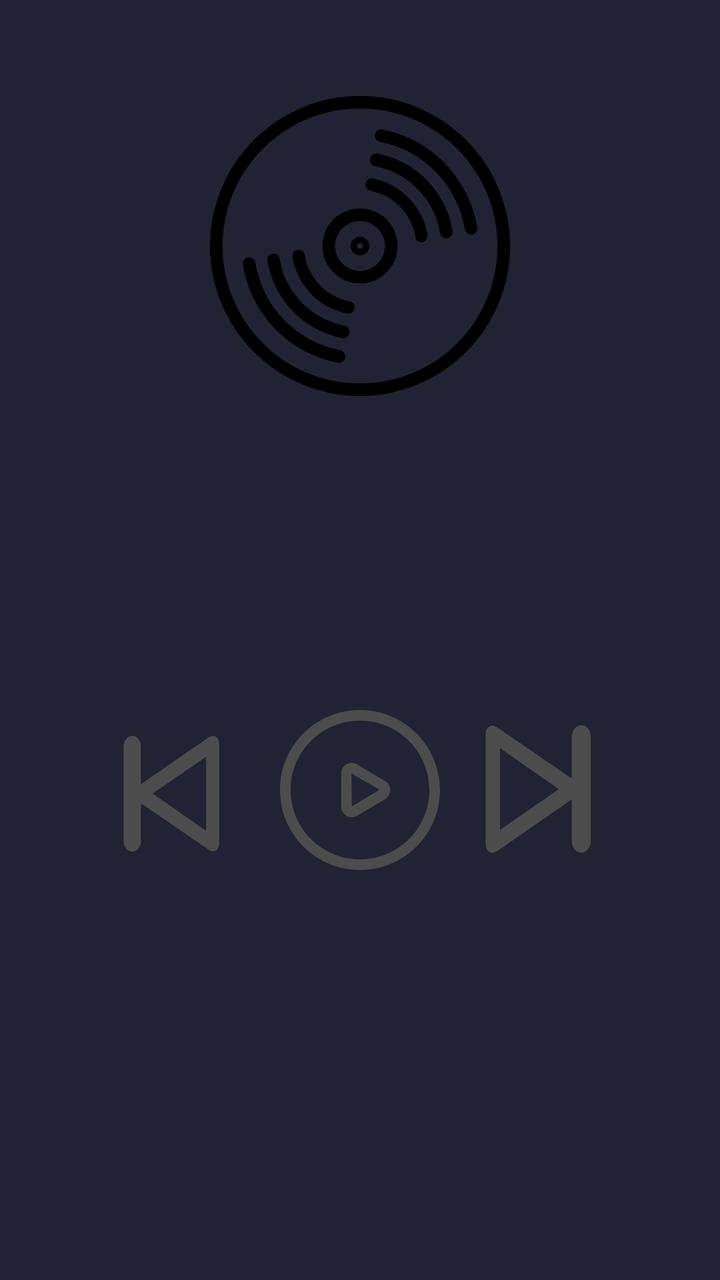
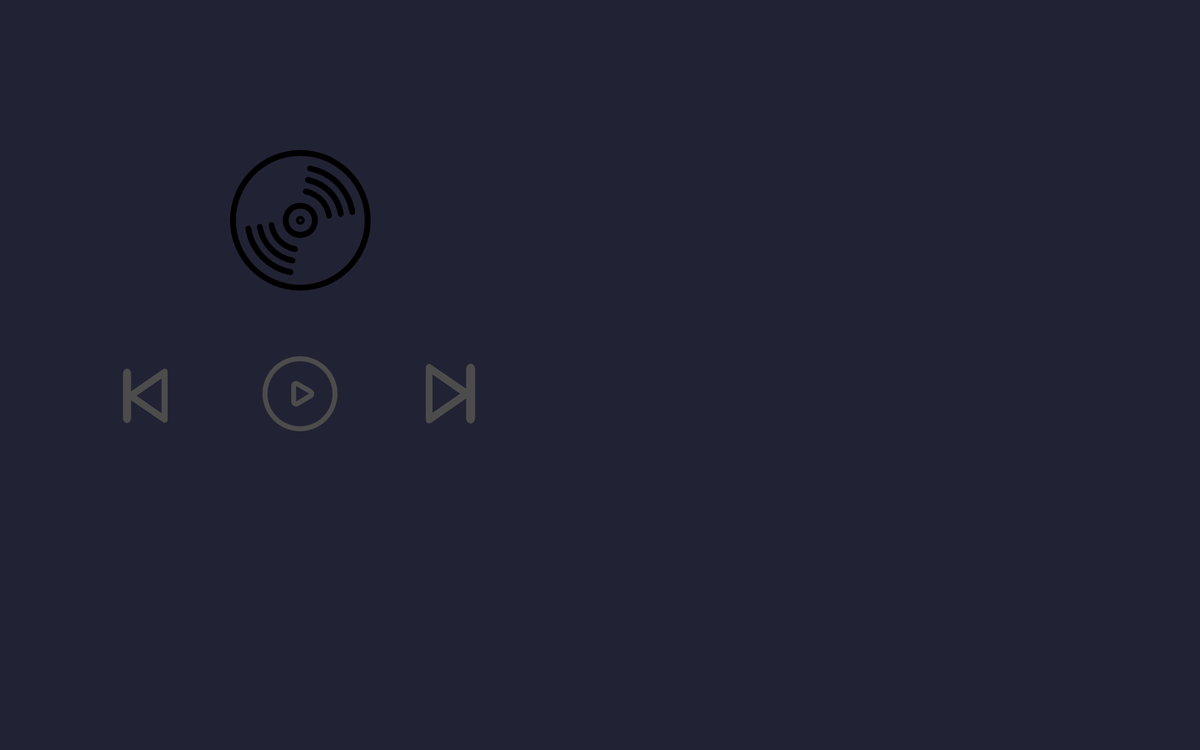

The same Android screen from two of the app's own layout files: first res/layout/ as a phone draws it, then the repository's variant for another configuration, drawn on a device whose configuration selects that folder. Both files follow.
<!-- AndroidManifest.xml: application theme Theme.Bluetooth -->
<!-- res/layout/fragment_music.xml -->
<?xml version="1.0" encoding="utf-8"?>
<android.support.constraint.ConstraintLayout xmlns:android="http://schemas.android.com/apk/res/android"
    xmlns:app="http://schemas.android.com/apk/res-auto"
    xmlns:tools="http://schemas.android.com/tools"
    android:background="#212233"
    android:layout_width="match_parent"
    android:layout_height="match_parent">


    <ImageView
        android:id="@+id/imageView"
        android:layout_width="150dp"
        android:layout_height="150dp"
        android:background="@drawable/ic_player"
        app:layout_constraintEnd_toEndOf="parent"
        app:layout_constraintStart_toStartOf="parent"
        app:layout_constraintTop_toTopOf="@+id/guideline6">

    </ImageView>

    <TextView
        android:id="@+id/tv_music_name"
        android:layout_width="wrap_content"
        android:layout_height="wrap_content"
        android:gravity="center"
        android:textColor="@color/white"
        android:textSize="35sp"
        android:textStyle="bold"
        app:layout_constraintEnd_toEndOf="parent"
        app:layout_constraintStart_toStartOf="parent"
        app:layout_constraintTop_toTopOf="@+id/guideline15" />

    <TextView
        android:id="@+id/tv_artist"
        android:layout_width="wrap_content"
        android:layout_height="wrap_content"
        android:gravity="center"
        android:textColor="@color/white"
        android:textSize="30sp"
        app:layout_constraintEnd_toEndOf="parent"
        app:layout_constraintStart_toStartOf="parent"
        app:layout_constraintTop_toTopOf="@+id/guideline17" />

    <ImageButton
        android:id="@+id/btn_prev"
        android:layout_width="70dp"
        android:layout_height="70dp"
        android:background="@drawable/shape_button_ripple_prev"
        app:layout_constraintBottom_toTopOf="@+id/guideline4"
        app:layout_constraintEnd_toStartOf="@+id/guideline22"
        app:layout_constraintTop_toTopOf="@+id/guideline21" />

    <ImageButton
        android:id="@+id/btn_next"
        android:layout_width="70dp"
        android:layout_height="70dp"
        android:background="@drawable/shape_button_ripple_next"
        app:layout_constraintBottom_toTopOf="@+id/guideline4"
        app:layout_constraintStart_toStartOf="@+id/guideline24"
        app:layout_constraintTop_toTopOf="@+id/guideline21" />

    <ImageButton
        android:id="@+id/btn_play"
        android:layout_width="80dp"
        android:layout_height="80dp"
        android:background="@drawable/ic_play"
        app:layout_constraintBottom_toTopOf="@+id/guideline4"
        app:layout_constraintEnd_toEndOf="parent"
        app:layout_constraintStart_toStartOf="parent"
        app:layout_constraintTop_toTopOf="@+id/guideline21" />

    <android.support.constraint.Guideline
        android:id="@+id/guideline6"
        android:layout_width="wrap_content"
        android:layout_height="wrap_content"
        android:orientation="horizontal"
        app:layout_constraintGuide_begin="48dp" />

    <android.support.constraint.Guideline
        android:id="@+id/guideline15"
        android:layout_width="wrap_content"
        android:layout_height="wrap_content"
        android:orientation="horizontal"
        app:layout_constraintGuide_begin="220dp" />

    <android.support.constraint.Guideline
        android:id="@+id/guideline17"
        android:layout_width="wrap_content"
        android:layout_height="wrap_content"
        android:orientation="horizontal"
        app:layout_constraintGuide_begin="280dp" />

    <android.support.constraint.Guideline
        android:id="@+id/guideline21"
        android:layout_width="wrap_content"
        android:layout_height="wrap_content"
        android:orientation="horizontal"
        app:layout_constraintGuide_begin="355dp" />

    <android.support.constraint.Guideline
        android:id="@+id/guideline22"
        android:layout_width="wrap_content"
        android:layout_height="wrap_content"
        android:orientation="vertical"
        app:layout_constraintGuide_percent="0.35" />

    <android.support.constraint.Guideline
        android:id="@+id/guideline24"
        android:layout_width="wrap_content"
        android:layout_height="wrap_content"
        android:orientation="vertical"
        app:layout_constraintGuide_percent="0.65" />

    <android.support.constraint.Guideline
        android:id="@+id/guideline4"
        android:layout_width="wrap_content"
        android:layout_height="wrap_content"
        android:orientation="horizontal"
        app:layout_constraintGuide_begin="435dp" />

</android.support.constraint.ConstraintLayout>
<!-- resources referenced by this layout -->
<resources>
  <color name="white">#FFFFFFFF</color>
  <!-- drawable ic_play (drawable) -->
  <?xml version="1.0" encoding="utf-8"?>
  <vector xmlns:android="http://schemas.android.com/apk/res/android"
      android:width="1024dp"
      android:height="1024dp"
      android:viewportWidth="1024"
      android:viewportHeight="1024">
  
      <path
          android:fillColor="#4C4C4C"
          android:pathData="M512 0C229.376 0 0 229.376 0 512s229.376 512 512 512 512-229.376 512-512S794.624 0 512 0z m0 955.904c-244.736 0-443.904-199.168-443.904-443.904 0-244.736 199.168-443.904 443.904-443.904s443.904 199.168 443.904 443.904c0 244.736-199.168 443.904-443.904 443.904z m160.768-501.76L493.056 347.648c-20.992-12.288-46.08-12.8-67.584-0.512-20.992 12.288-33.792 33.792-33.792 58.368v213.504c0 24.576 12.8 46.08 33.792 58.368 10.24 6.144 22.016 8.704 33.28 8.704 11.776 0 23.552-3.072 34.304-9.216l180.224-106.496c20.48-12.288 32.768-33.792 32.768-57.856 0-24.576-12.288-46.08-33.28-58.368z m-212.992 162.304l-2.048-210.432 180.224 104.448-178.176 105.984z" />
  </vector>
  <!-- drawable ic_player: png bitmap (drawable, 42550 bytes) -->
  <!-- drawable shape_button_ripple_next (drawable) -->
  <?xml version="1.0" encoding="utf-8"?>
  <ripple xmlns:android="http://schemas.android.com/apk/res/android"
      android:color="#555"> 
      <item android:drawable="@drawable/ic_next" />
  </ripple>
  <!-- drawable shape_button_ripple_prev (drawable) -->
  <?xml version="1.0" encoding="utf-8"?>
  <ripple xmlns:android="http://schemas.android.com/apk/res/android"
      android:color="#555"> 
      <item android:drawable="@drawable/ic_prev" />
  </ripple>
  <!-- drawable ic_next: vector/xml drawable (drawable, 2308 chars, omitted) -->
  <!-- drawable ic_prev (drawable) -->
  <?xml version="1.0" encoding="utf-8"?>
  <vector xmlns:android="http://schemas.android.com/apk/res/android"
      android:width="1098dp"
      android:height="1024dp"
      android:viewportWidth="1098"
      android:viewportHeight="1024">
  
      <path
          android:fillColor="#4C4C4C"
          android:pathData="M840.35 173.429v735.951c0 6.814 0 10.221-3.406 17.035 0 3.405 0 6.814-3.406 6.814-10.22 17.035-23.849 27.258-40.887 27.258h-3.405c-3.405 0-6.814 0-13.629-3.406-3.405 0-6.814-3.406-10.22-3.406l-538.335-344.125v275.982c0 40.886-30.663 78.366-68.143 78.367s-68.143-34.073-68.143-78.367v-691.658c0-40.886 30.663-78.366 68.143-78.367s68.143 34.073 68.143 78.367v275.982l538.335-347.533c3.405 0 6.814-3.406 10.22-3.406s6.814-3.406 13.629-3.406h3.405c17.036 0 34.073 10.22 40.887 27.258 0 3.405 0 3.405 3.406 6.814v3.405c3.406 6.814 3.406 10.22 3.406 17.035-3.406 3.406 0 3.405 0 3.405zM738.133 810.577v-541.743l-419.085 269.168 419.085 272.575z" />
  </vector>
</resources>
<!-- res/layout-w1280dp-h650dp/fragment_music.xml (the repository's variant of the layout above) -->
<!-- drawn on a large tablet held sideways -->
<?xml version="1.0" encoding="utf-8"?>
<android.support.constraint.ConstraintLayout xmlns:android="http://schemas.android.com/apk/res/android"
    xmlns:app="http://schemas.android.com/apk/res-auto"
    xmlns:tools="http://schemas.android.com/tools"
    android:background="#212233"
    android:layout_width="match_parent"
    android:layout_height="match_parent">

    <ImageView
        android:id="@+id/imageView"
        android:layout_width="150dp"
        android:layout_height="150dp"
        android:background="@drawable/ic_player"
        app:layout_constraintBottom_toTopOf="@+id/guideline13"
        app:layout_constraintEnd_toStartOf="@+id/guideline8"
        app:layout_constraintStart_toStartOf="parent"
        app:layout_constraintTop_toTopOf="@+id/guideline19">

    </ImageView>

    <TextView
        android:id="@+id/tv_music_name"
        android:layout_width="500dp"
        android:layout_height="wrap_content"
        android:gravity="center"
        android:textColor="@color/white"
        android:textSize="35sp"
        android:textStyle="bold"
        android:lines="4"
        app:layout_constraintBottom_toTopOf="@+id/guideline13"
        app:layout_constraintEnd_toEndOf="parent"
        app:layout_constraintStart_toStartOf="@+id/guideline8"
        app:layout_constraintTop_toTopOf="@+id/guideline19" />

    <TextView
        android:id="@+id/tv_artist"
        android:layout_width="500dp"
        android:layout_height="wrap_content"
        android:gravity="center"
        android:textColor="@color/white"
        android:textSize="30sp"
        android:lines="2"
        app:layout_constraintBottom_toTopOf="@+id/guideline28"
        app:layout_constraintEnd_toEndOf="parent"
        app:layout_constraintStart_toStartOf="@+id/guideline8"
        app:layout_constraintTop_toTopOf="@+id/guideline13" />

    <ImageButton
        android:id="@+id/btn_prev"
        android:layout_width="70dp"
        android:layout_height="70dp"
        android:background="@drawable/shape_button_ripple_prev"
        app:layout_constraintBottom_toTopOf="@+id/guideline28"
        app:layout_constraintEnd_toStartOf="@+id/guideline12"
        app:layout_constraintStart_toStartOf="parent"
        app:layout_constraintTop_toTopOf="@+id/guideline13" />

    <ImageButton
        android:id="@+id/btn_next"
        android:layout_width="70dp"
        android:layout_height="70dp"
        android:background="@drawable/shape_button_ripple_next"
        app:layout_constraintBottom_toTopOf="@+id/guideline28"
        app:layout_constraintEnd_toStartOf="@+id/guideline8"
        app:layout_constraintStart_toStartOf="@+id/guideline12"
        app:layout_constraintTop_toTopOf="@+id/guideline13" />

    <ImageButton
        android:id="@+id/btn_play"
        android:layout_width="80dp"
        android:layout_height="80dp"
        android:background="@drawable/ic_play"
        app:layout_constraintBottom_toTopOf="@+id/guideline28"
        app:layout_constraintEnd_toStartOf="@+id/guideline8"
        app:layout_constraintStart_toStartOf="parent"
        app:layout_constraintTop_toTopOf="@+id/guideline13" />

    <android.support.constraint.Guideline
        android:id="@+id/guideline8"
        android:layout_width="wrap_content"
        android:layout_height="wrap_content"
        android:orientation="vertical"
        app:layout_constraintGuide_percent="0.5" />

    <android.support.constraint.Guideline
        android:id="@+id/guideline12"
        android:layout_width="wrap_content"
        android:layout_height="wrap_content"
        android:orientation="vertical"
        app:layout_constraintGuide_percent="0.25" />

    <android.support.constraint.Guideline
        android:id="@+id/guideline13"
        android:layout_width="wrap_content"
        android:layout_height="wrap_content"
        android:orientation="horizontal"
        app:layout_constraintGuide_begin="320dp" />

    <android.support.constraint.Guideline
        android:id="@+id/guideline19"
        android:layout_width="wrap_content"
        android:layout_height="wrap_content"
        android:orientation="horizontal"
        app:layout_constraintGuide_begin="150dp" />

    <android.support.constraint.Guideline
        android:id="@+id/guideline28"
        android:layout_width="wrap_content"
        android:layout_height="wrap_content"
        android:orientation="horizontal"
        app:layout_constraintGuide_begin="520dp" />

</android.support.constraint.ConstraintLayout>
